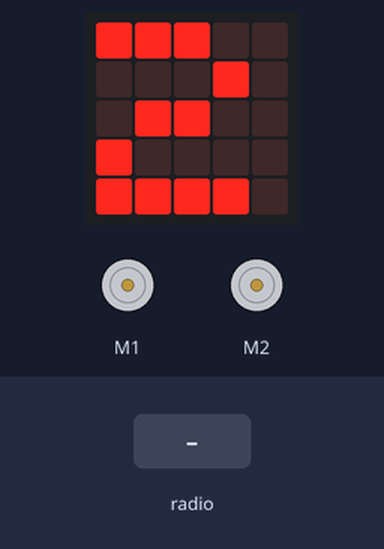
A program run on a simulated BBC micro:bit (MakeCode). Parts: the board's 5×5 LED display, 2 × DC motor (green arrow = forward, orange = backward, longer = faster). The test bench sets the inputs (shaded band). No radio messages arrive unless stated (any console line starting 'radio sent:' is added by the test bench); what the program prints to the serial console is not drawn.

Above: at 1.9 s.
2.0 s: radio message "B" arrives
At 7.6 s:
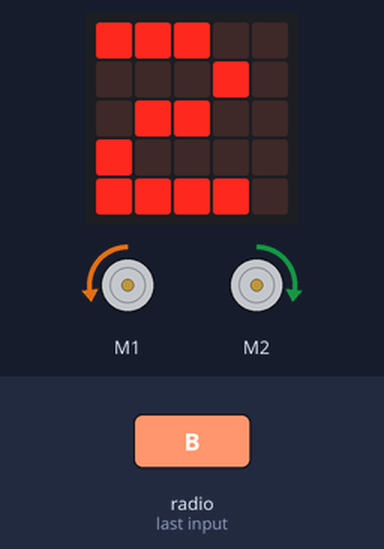
At 8.8 s:
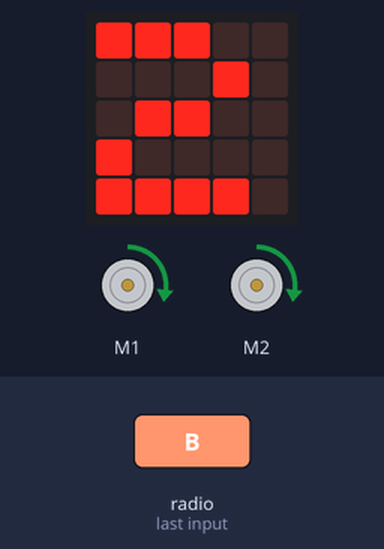
Timing chart, 0 to 12.3 s (numbered marks = the images above; inputs shaded):
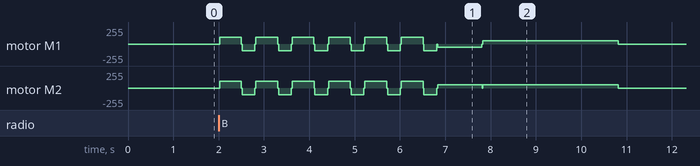

The program:

main.ts
```typescript
function 모션4 () {
    maqueen.motorRun(maqueen.Motors.All, maqueen.Dir.CW, 100)
    basic.pause(3000)
    maqueen.motorStop(maqueen.Motors.All)
    radio.sendString("E")
    maqueen.motorRun(maqueen.Motors.M2, maqueen.Dir.CW, 50)
    maqueen.motorRun(maqueen.Motors.M1, maqueen.Dir.CCW, 50)
    basic.pause(7000)
}
radio.onReceivedString(function (receivedString) {
    while (receivedString == "D") {
        music.play(music.stringPlayable("- - - - - - - - ", 120), music.PlaybackMode.UntilDone)
    }
    if (receivedString == "B") {
        모션2()
        radio.sendString("C")
    } else if (receivedString == "D") {
        basic.showIcon(IconNames.Happy)
        모션4()
    } else {

    }
})
function 모션2 () {
    for (let index = 0; index < 6; index++) {
        maqueen.motorRun(maqueen.Motors.All, maqueen.Dir.CW, 100)
        basic.pause(500)
        maqueen.motorStop(maqueen.Motors.All)
        maqueen.motorRun(maqueen.Motors.All, maqueen.Dir.CCW, 100)
        basic.pause(300)
        maqueen.motorStop(maqueen.Motors.All)
    }
    maqueen.motorRun(maqueen.Motors.M2, maqueen.Dir.CW, 50)
    maqueen.motorRun(maqueen.Motors.M1, maqueen.Dir.CCW, 50)
    basic.pause(1000)
    maqueen.motorStop(maqueen.Motors.All)
    maqueen.motorRun(maqueen.Motors.All, maqueen.Dir.CW, 50)
    basic.pause(3000)
    maqueen.motorStop(maqueen.Motors.All)
}
radio.setGroup(5)
basic.showNumber(2)
```

test.ts
```typescript
// 테스트는 여기로 이동합니다; 이 패키지가 확장으로 사용될 때 컴파일되지 않을 것 입니다.
```
